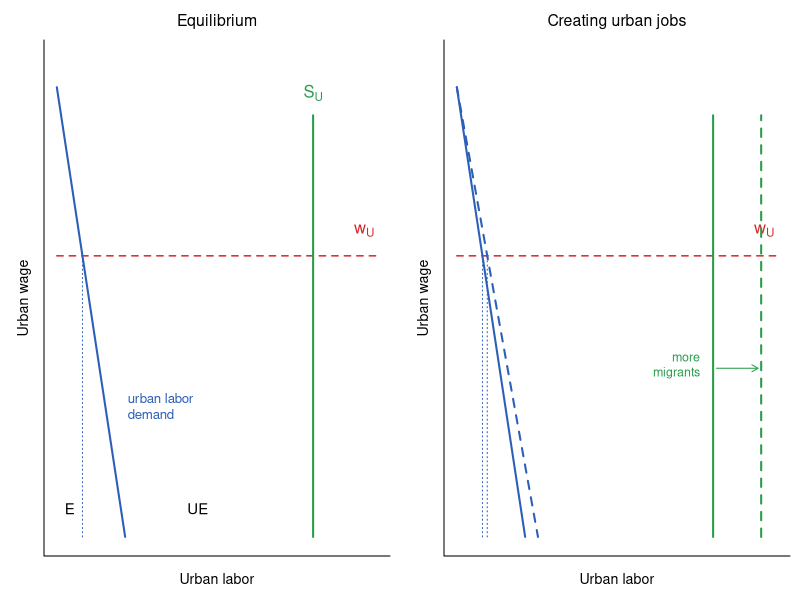
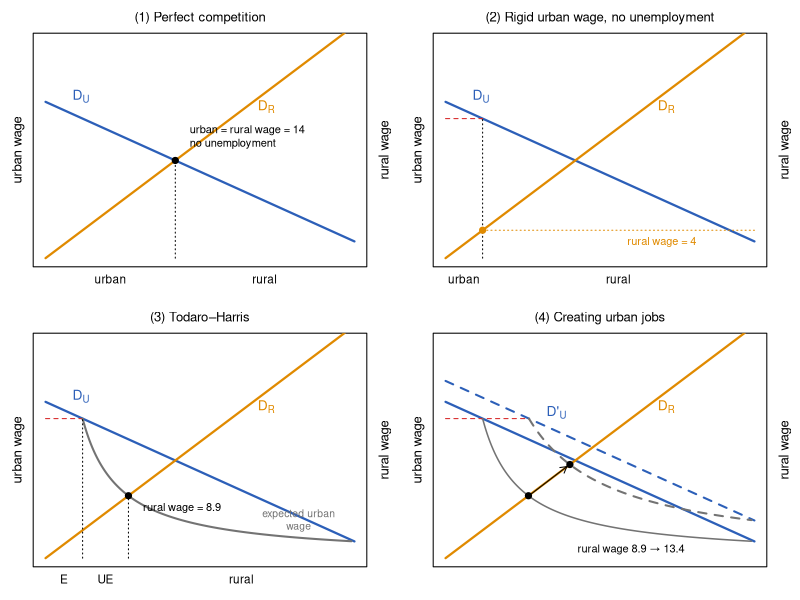
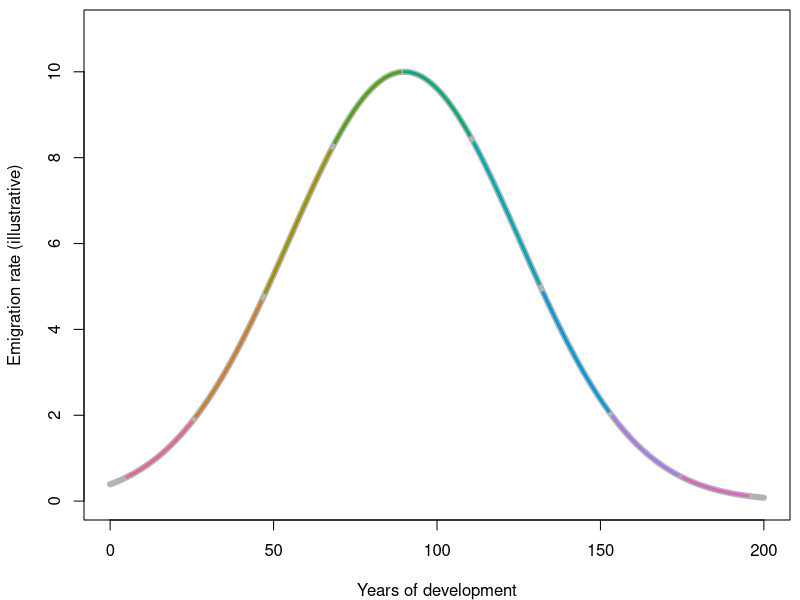
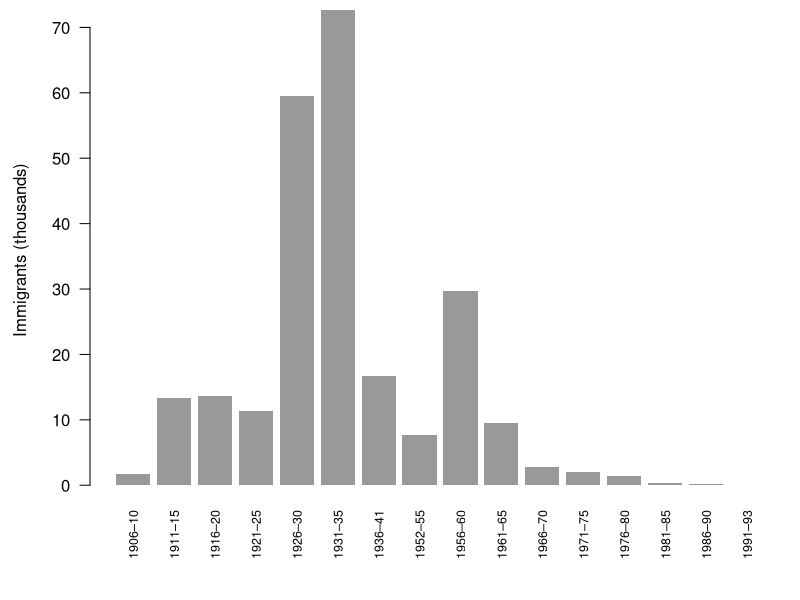

The R source for these figures, in order:
## ---- chunk 1
#| label: setup-ch13
#| include: false
col_urb <- "#2c5fb8"; col_rur <- "#e08a00"; col_grey <- "grey45"; col_red <- "#d62728"

## ---- Todaro–Harris example (Josh's lecture parameters) ----------------------
## Total labor force 100. Urban labor demand: N_u = a - 5 w ; rural labor demand:
## N_r = 100 - 3 w_R, so the rural wage is w_R = (100 - N_r) / 3.
## Urban wage fixed at w_U = 20.
LF <- 100; wU <- 20
wR_of <- function(Nr) (100 - Nr) / 3
urban_wage_free <- function(Nu, a = 112) (a - Nu) / 5
fm_Nu <- uniroot(function(Nu) urban_wage_free(Nu) - wR_of(LF - Nu), c(0, LF))$root
fm_w  <- wR_of(LF - fm_Nu)
th_solve <- function(a) {
  E <- a - 5 * wU
  U <- uniroot(function(U) wR_of(LF - E - U) - wU * E / (E + U), c(1e-6, LF - E - 1e-6))$root
  list(E = E, U = U, urban = E + U, rural = LF - E - U, wR = wR_of(LF - E - U),
       e = E / (E + U), urate = U / (E + U), wR_rigid = wR_of(LF - E))
}
th0 <- th_solve(112); th1 <- th_solve(127)
## ---- chunk 2
#| label: tbl-urban-growth
#| tbl-cap: "Annual growth rates (%) of total and urban populations. MDCs = more developed countries; LDCs = less developed countries. Source: lecture slides (2024), based on UN estimates and projections."
#| echo: false
knitr::kable(data.frame(
  Region = c("More developed (MDCs)", "Less developed (LDCs)"),
  `Total, 1975–2000` = c(0.8, 2.1), `Total, 2000–2030` = c(0.1, 1.2),
  `Urban, 1975–2000` = c(1.5, 3.7), `Urban, 2000–2030` = c(0.5, 2.3),
  check.names = FALSE))
## ---- chunk 3
#| label: fig-todaro
#| fig-cap: "Todaro's first model. At the fixed urban wage, employers hire E workers (where the fixed wage meets urban labor demand). The urban labor force S_U is set by migration, so that the chance of a job, E / S_U, equals w_R / w_U. Right: creating urban jobs shifts demand out (dashed). Employment rises, but with w_R / w_U = 1/10, each new job draws ten more people into the city, so unemployment rises too."
#| fig-height: 3.8
#| echo: false
todaro_panel <- function(E_list, main) {
  wU <- 100; ratio <- 0.1
  plot(NA, xlim = c(0, 100), ylim = c(0, 170), xaxt = "n", yaxt = "n",
       xlab = "", ylab = "", main = main, font.main = 1, cex.main = 0.95, bty = "l")
  mtext("Urban labor", side = 1, line = 0.6, cex = 0.85)
  mtext("Urban wage", side = 2, line = 0.6, cex = 0.85)
  segments(0, wU, 100, wU, lty = 2, col = col_red, lwd = 1.5)
  text(99, wU + 9, expression(w[U]), col = col_red, adj = 1)
  for (k in seq_along(E_list)) {
    E <- E_list[k]                         # demand: w = 160 - (60 / E) N, so it hits wU at E
    xend <- E * 160 / 60
    lines(c(0, xend), c(160, 0), col = col_urb, lwd = 2, lty = ifelse(k == 1, 1, 2))
    S <- E / ratio
    segments(E, 0, E, wU, lty = 3, col = col_urb)
    segments(S, 0, S, 150, col = "#2a9d4b", lwd = 2, lty = ifelse(k == 1, 1, 2))
  }
  invisible(NULL)
}
op <- par(mfrow = c(1, 2), mar = c(2.2, 2.2, 2, 0.5))
E0 <- 8; S0 <- E0 / 0.1; E1 <- 9.5; S1 <- E1 / 0.1
todaro_panel(c(E0), "Equilibrium")
text(E0 / 2, 10, "E", cex = 0.9); text((E0 + S0) / 2, 10, "UE", cex = 0.9)
text(S0, 158, expression(S[U]), col = "#2a9d4b")
text(19, 45, "urban labor\ndemand", col = col_urb, cex = 0.8, pos = 4)
todaro_panel(c(E0, E1), "Creating urban jobs")
arrows(S0 + 1, 60, S1 - 1, 60, length = 0.07, col = "#2a9d4b")
text(S0 - 1, 60, "more\nmigrants", cex = 0.75, col = "#2a9d4b", pos = 2)
par(op)
## ---- chunk 4
#| label: fig-th-steps
#| fig-cap: "Building the Todaro–Harris model. Urban workers are counted from the left, rural workers from the right; the width of each panel is the total labor force of 100. (1) Perfect competition: workers move until urban and rural wages are equal, with no unemployment. (2) A rigid urban wage with employment 'enforced': fewer urban jobs, and the extra workers crowd into the countryside, lowering the rural wage. (3) Todaro–Harris: migrants compare the rural wage with the expected urban wage (the grey curve); the gap between the employed and the urban labor force is urban unemployment. The red dashed line is the fixed urban wage of 20. Illustrative linear demand curves from lecture: urban demand N = 112 − 5w, rural demand N = 100 − 3w."
#| fig-height: 7.2
#| echo: false
Nu <- seq(0, 100, 0.25)
wDU <- function(Nu, a = 112) pmax((a - Nu) / 5, -5)     # urban demand, wage as fn of urban workers
wDR <- function(Nu) (Nu) / 3                            # rural demand as fn of urban workers (Nr = 100 - Nu)
th_panel <- function(step, main) {
  plot(NA, xlim = c(0, 100), ylim = c(0, 31), xaxt = "n", yaxt = "n", xlab = "", ylab = "",
       main = main, font.main = 1, cex.main = 0.95)
  lines(Nu, wDU(Nu), col = col_urb, lwd = 2.2)
  lines(Nu, wDR(Nu), col = col_rur, lwd = 2.2)
  if (step != 4) text(6, wDU(6) + 1.7, expression(D[U]), col = col_urb, pos = 4)
  text(66, wDR(66) - 0.6, expression(D[R]), col = col_rur, pos = 4)
  mtext("urban wage", side = 2, line = 0.5, cex = 0.8)
  mtext("rural wage", side = 4, line = 0.5, cex = 0.8)
  if (step == 1) {
    segments(fm_Nu, 0, fm_Nu, fm_w, lty = 3)
    points(fm_Nu, fm_w, pch = 19)
    text(fm_Nu + 2, fm_w + 3, sprintf("urban = rural wage = %.0f\nno unemployment", fm_w), pos = 4, cex = 0.8)
    axis(1, at = c(fm_Nu / 2, (100 + fm_Nu) / 2), labels = c("urban", "rural"), tick = FALSE, line = -0.8, cex.axis = 0.85)
  }
  if (step == 2) {
    E <- th0$E
    segments(0, wU, E, wU, lty = 2, col = col_red)
    segments(E, 0, E, wU, lty = 3)
    points(E, th0$wR_rigid, pch = 19, col = col_rur)
    segments(E, th0$wR_rigid, 100, th0$wR_rigid, lty = 3, col = col_rur)
    text(70, th0$wR_rigid - 1.6, sprintf("rural wage = %.0f", th0$wR_rigid), col = col_rur, cex = 0.8)
    axis(1, at = c(E / 2, (100 + E) / 2), labels = c("urban", "rural"), tick = FALSE, line = -0.8, cex.axis = 0.85)
  }
  if (step == 3) {
    E <- th0$E
    segments(0, wU, E, wU, lty = 2, col = col_red)
    S <- seq(E, 99, 0.25)
    lines(S, wU * E / S, col = col_grey, lwd = 2, lty = 1)
    text(82, wU * E / 82 + 2.6, "expected urban\nwage", col = col_grey, cex = 0.75)
    points(th0$urban, th0$wR, pch = 19)
    segments(E, 0, E, wU, lty = 3); segments(th0$urban, 0, th0$urban, th0$wR, lty = 3)
    axis(1, at = c(E / 2, (E + th0$urban) / 2, (100 + th0$urban) / 2),
         labels = c("E", "UE", "rural"), tick = FALSE, line = -0.8, cex.axis = 0.85)
    text(th0$urban + 2, th0$wR - 1.8, sprintf("rural wage = %.1f", th0$wR), pos = 4, cex = 0.8)
  }
  if (step == 4) {
    E0 <- th0$E; E1 <- th1$E
    lines(Nu, wDU(Nu, 127), col = col_urb, lwd = 2, lty = 2)
    text(30, wDU(30, 127) + 1.2, expression(D*"'"[U]), col = col_urb, pos = 4)
    segments(0, wU, E1, wU, lty = 2, col = col_red)
    S <- seq(E0, 99, 0.25); lines(S, wU * E0 / S, col = col_grey, lwd = 1.5)
    S <- seq(E1, 99, 0.25); lines(S, wU * E1 / S, col = col_grey, lwd = 2, lty = 2)
    points(c(th0$urban, th1$urban), c(th0$wR, th1$wR), pch = 19)
    arrows(th0$urban + 1, th0$wR + 0.3, th1$urban - 1, th1$wR - 0.3, length = 0.07)
    text(40, 1.2, sprintf("rural wage %.1f → %.1f", th0$wR, th1$wR), pos = 4, cex = 0.8)
  }
}
op <- par(mfrow = c(2, 2), mar = c(2, 2, 2, 2))
th_panel(1, "(1) Perfect competition")
th_panel(2, "(2) Rigid urban wage, no unemployment")
th_panel(3, "(3) Todaro–Harris")
th_panel(4, "(4) Creating urban jobs")
par(op)
## ---- chunk 5
#| label: fig-hump
#| fig-cap: "Why a long mobility transition is hard to see over short periods (after Clemens 2014, Figure 3). The grey curve is a hypothetical transition lasting two centuries. Each colored segment is one country observed for 20 years at a different point in its transition. Across countries, the hump is clear; within any one country over 20 years, the trend looks nearly straight, rising for some and falling for others."
#| fig-height: 3.8
#| echo: false
t <- seq(0, 200, 0.5)
hump <- function(t) 10 * exp(-((t - 90) / 50)^2)
op <- par(mar = c(4, 4.2, 0.5, 0.5))
plot(t, hump(t), type = "l", col = "grey70", lwd = 6, xlab = "Years of development",
     ylab = "Emigration rate (illustrative)", ylim = c(0, 11), xaxt = "n")
axis(1, at = seq(0, 200, 50))
starts <- seq(5, 175, length.out = 9)
cols <- grDevices::hcl.colors(9, "Dark 3")
for (k in seq_along(starts)) {
  s <- seq(starts[k], starts[k] + 20, 0.5)
  lines(s, hump(s), col = cols[k], lwd = 3)
}
par(op)
## ---- chunk 6
#| label: fig-japan-brazil
#| fig-cap: "Japanese immigration to Brazil by period, 1906–1993. Periods are mostly five years long (a few are four or six), and there is a gap during World War II. Source: lecture slide (2019), from Wikipedia."
#| fig-height: 3.6
jb <- data.frame(
  period = c("1906–10", "1911–15", "1916–20", "1921–25", "1926–30", "1931–35", "1936–41",
             "1952–55", "1956–60", "1961–65", "1966–70", "1971–75", "1976–80", "1981–85",
             "1986–90", "1991–93"),
  n = c(1714, 13371, 13576, 11350, 59564, 72661, 16750, 7715, 29727, 9488, 2753, 1992,
        1352, 411, 171, 48))
op <- par(mar = c(5.5, 4.5, 0.5, 0.5))
bp <- barplot(jb$n / 1000, names.arg = jb$period, las = 2, cex.names = 0.75,
              col = "grey60", border = NA, ylab = "Immigrants (thousands)")
par(op)
